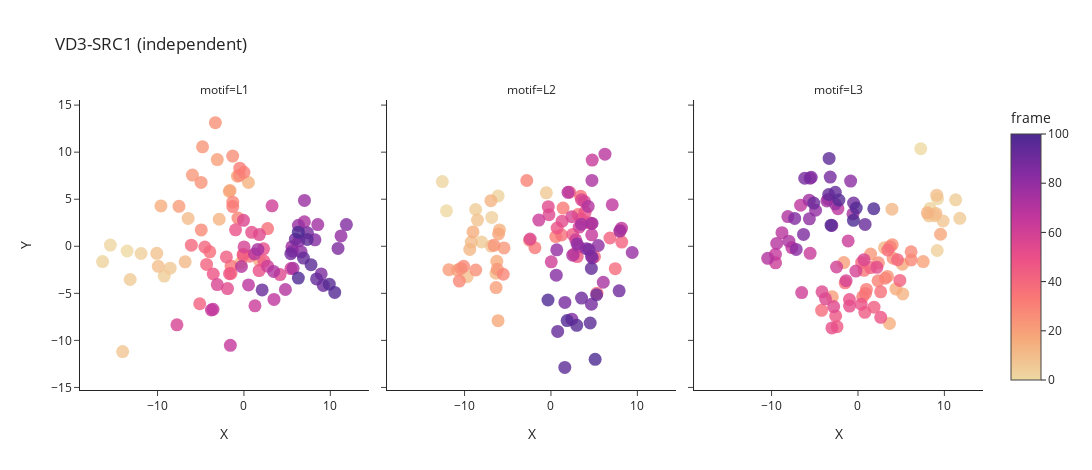

The notebook cell this image was saved under:
### Code cell
fig = px.scatter(final_df,
                    x = 'X',
                    y = 'Y',
                    facet_col='motif',
                    opacity = 0.8,
                    color='frame',
                    color_continuous_scale=px.colors.sequential.Agsunset_r,
                    title="VD3-SRC1 (independent)",
                    width=1400, height=470)

fig.update_traces(marker={'size': 13})
fig.update_layout(template='simple_white')

fig.show()
